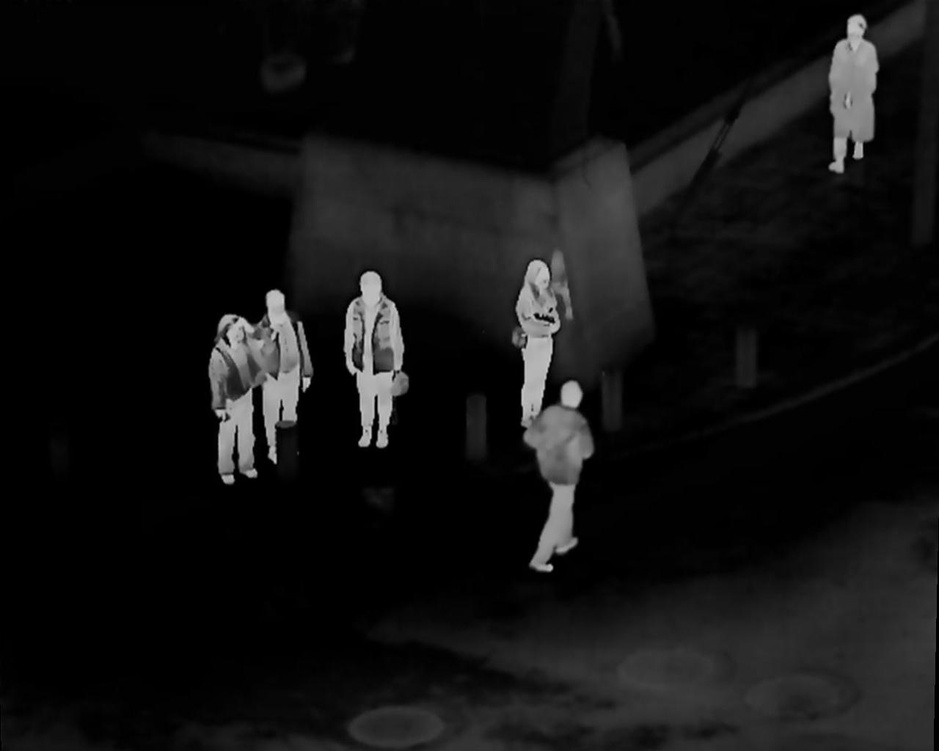
#> input picture data/Test/images/infrared/train/010001.jpg, 939 x 751 px, shrunk from 1280 x 1024 before the run, found by its file name
$ python 11_compute_homography_sift.py
#> lines starting #> are read from the running program, lines starting #| are printed output that depends on the picture
import cv2
import numpy as np

def compute_homography(image_vis, image_therm, feature_matcher='SIFT', visualize=False):
    """
    计算可见光图像与红外图像之间的单应性矩阵，并可选择性地可视化匹配点。

    Args:
        image_vis (str): 可见光图像路径。
        image_therm (str): 红外图像路径。
        feature_matcher (str): 特征匹配算法，默认使用SIFT。
        visualize (bool): 是否可视化匹配点，默认为False。

    Returns:
        np.ndarray: 3x3 单应性矩阵.
    """
#> called with feature_matcher = 'SIFT', visualize = True
    # 读取图像
    img1 = cv2.imread(image_vis, cv2.IMREAD_GRAYSCALE)
#> img1 is the input picture: shape (751, 939); min 0, max 203, mean 17.7
    img2 = cv2.imread(image_therm, cv2.IMREAD_GRAYSCALE)
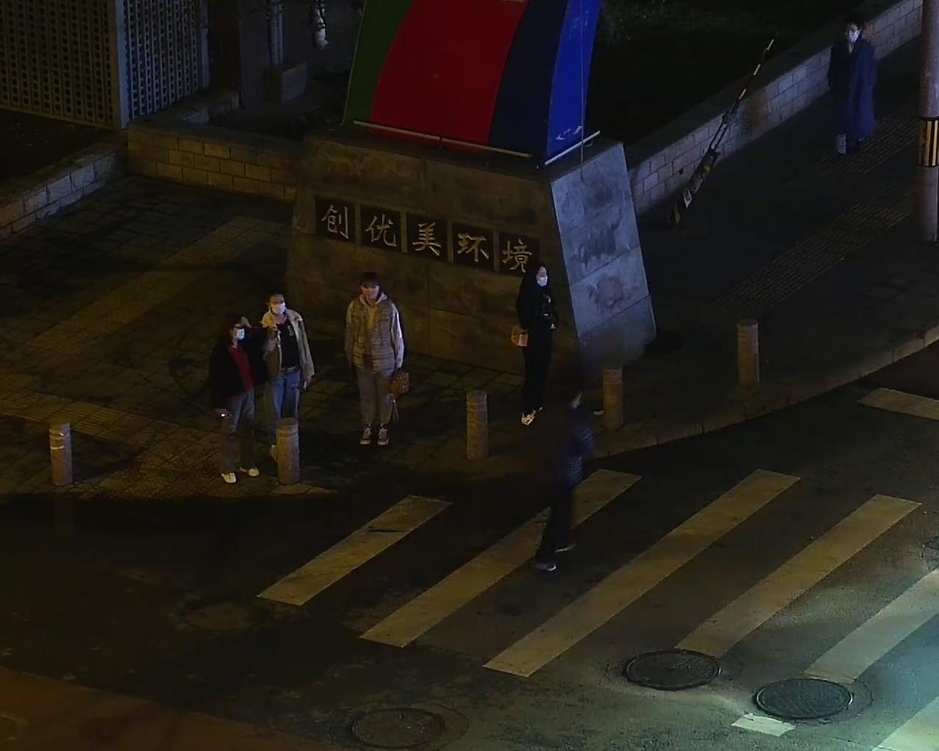
#> input picture data/Test/images/visible/train/010001.jpg, 939 x 751 px, shrunk from 1280 x 1024 before the run, found by its file name
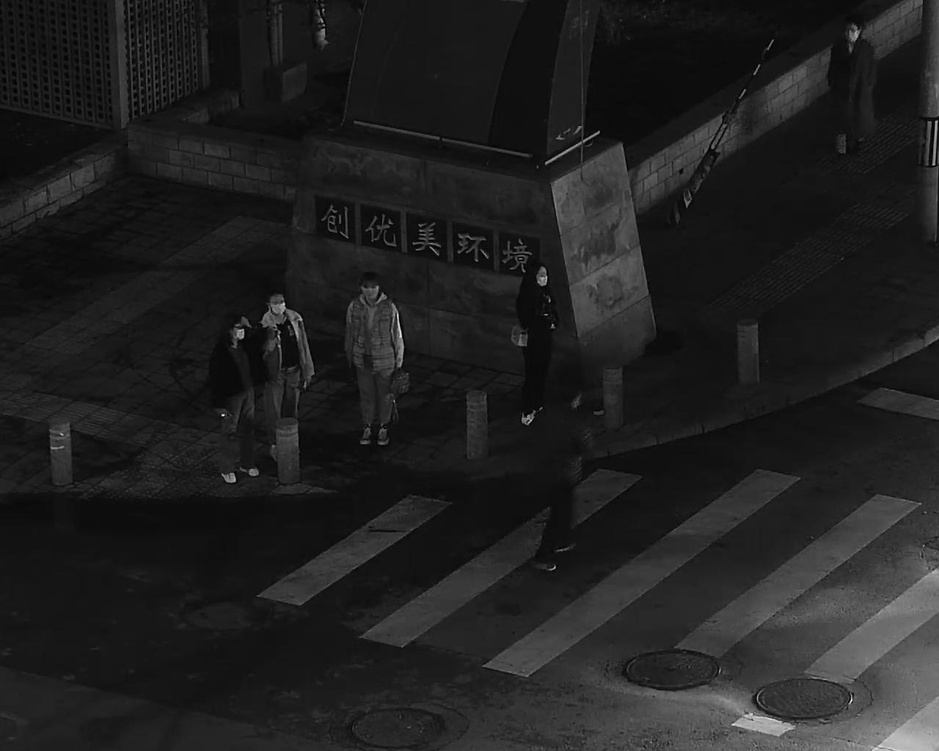
#> img2: shape (751, 939); min 0, max 248, mean 32.7

    # 初始化特征检测器
    if feature_matcher.upper() == 'SIFT':
        sift = cv2.SIFT_create()
        kp1, des1 = sift.detectAndCompute(img1, None)
#> kp1 = 564 keypoints; strongest (x, y, size): (275, 299, 12.5), (571, 394, 13.9), (382, 441, 7.8), (364, 441, 7.6)
        kp2, des2 = sift.detectAndCompute(img2, None)
#> kp2 = 693 keypoints; strongest (x, y, size): (936, 122, 1.9), (401, 336, 1.9), (934, 164, 2), (279, 346, 1.8)
    else:
        raise ValueError("Unsupported feature matcher.")

    # 使用FLANN匹配器
    index_params = dict(algorithm=1, trees=5)  # 1: FLANN_INDEX_KDTREE
    search_params = dict(checks=50)
    flann = cv2.FlannBasedMatcher(index_params, search_params)

    matches = flann.knnMatch(des1, des2, k=2)
#> matches = 564 matches

    # 应用 Lowe's ratio test
    good_matches = []
    for m, n in matches:
        if m.distance < 0.7 * n.distance:
            good_matches.append(m)
#> after the loop, good_matches = 9 matches

    # 如果需要可视化匹配点
    if visualize:
        # 读取原始彩色图像用于可视化
        img1_color = cv2.imread(image_vis)
        img2_color = cv2.imread(image_therm)
#> img2_color is the input picture: shape (751, 939, 3); mean B, G, R 25.9, 32.5, 35.6

        # 绘制匹配点
        matched_img = cv2.drawMatches(img1_color, kp1, img2_color, kp2, good_matches, None,
                                    flags=cv2.DrawMatchesFlags_NOT_DRAW_SINGLE_POINTS)
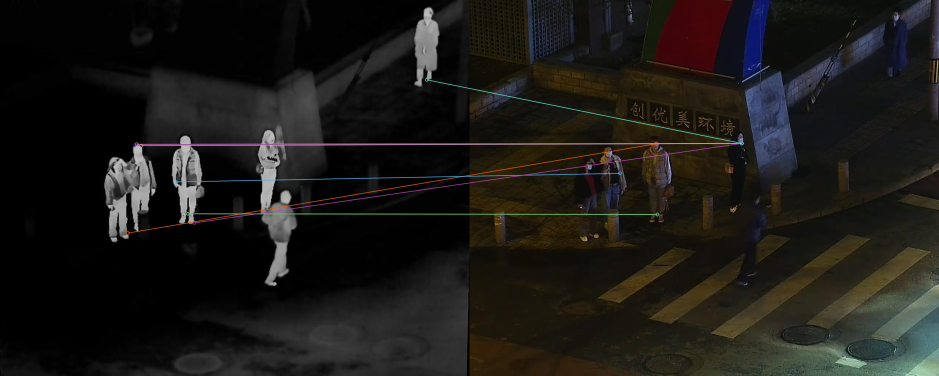
#> matched_img: shape (751, 1878, 3) (shown at 1/2 size); mean B, G, R 22.7, 25.9, 27.7

        # 显示结果
        cv2.imshow('Matching Points', matched_img)
        cv2.waitKey(0)
        cv2.destroyAllWindows()

        # 保存匹配结果
        cv2.imwrite('matching_points.jpg', matched_img)
        print("匹配点可视化结果已保存为 matching_points.jpg")

    # 需要至少4个匹配点来计算单应性矩阵
    if len(good_matches) > 4:
        src_pts = np.float32([kp1[m.queryIdx].pt for m in good_matches]).reshape(-1, 1, 2)
#> src_pts = [[255.2, 465.6], [268.7, 289.4], [272.9, 288], [282.4, 290.9], [351.8, 363.4], [375.2, 427.1], [375.2, 427.1], [388.4, 445.3], [853, 159.1]]
        dst_pts = np.float32([kp2[m.trainIdx].pt for m in good_matches]).reshape(-1, 1, 2)
#> dst_pts = [[373.1, 287], [544.3, 286.4], [544.3, 286.4], [544.3, 286.4], [300.5, 346.2], [375, 428.5], [375, 428.5], [544.3, 286.4], [544.3, 286.4]]
        H, mask = cv2.findHomography(dst_pts, src_pts, cv2.RANSAC, 5.0)
#> mask = [0, 0, 0, 0, 0, 0, 0, 0, 0]
        if H is not None:
            return H
    return np.eye(3)

if __name__ == "__main__":
    image_vis = '/ultralytics/data/LLVIP/images/infrared/train/010001.jpg'
    image_therm = '/ultralytics/data/LLVIP/images/visible/train/010001.jpg'
    # 设置 visualize=True 来显示匹配点
    H = compute_homography(image_vis, image_therm, visualize=True)
    print(f'单应性矩阵 H: {H}')
    print("单应性矩阵已保存为 homography_matrix.npy")
